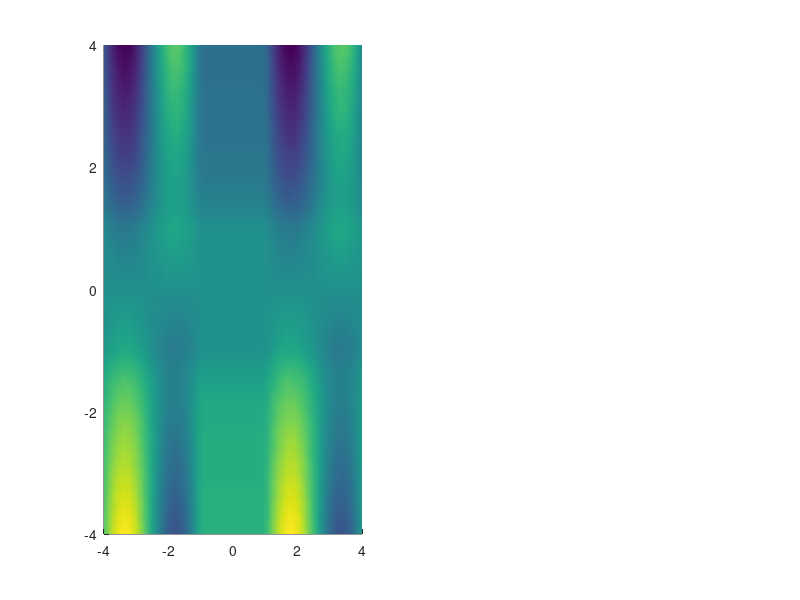

This chart was generated by the following MATLAB code: (Note: this script raises an error after producing the figure.)
%Representation of the function (explicit in this casae)

[x,y]=ndgrid(linspace(-4,4,50),linspace(-4,4,50));
z= y.*sin((abs(x+1)-abs(x-1)-2*x))+...
    atan(abs(y+1)-abs(y-1)-2*y);
% z= ((abs(x+1)-abs(x-1)-2*x))+...
%     (abs(y+1)-abs(y-1)-2*y);
figure(1)
clf
subplot(1,2,1)
hold on

resultsurf=surface(x,y,z);
shading interp
alpha 0.4
view(73,36)
set(resultsurf,'EdgeColor',[0.75,0.75,0.75]);

hold on
espi=1e-12 %treating the numerical errors
contour(x,y,z,[-espi,0,epsi],'k','LineWidth',3)
title('Explicit degenerate function, BruteForce and counture plot')
%% ---------------MDBM solution in case of degenare function
ax=[];
%tolerance problem
ax(1).val=linspace(-4,4.00245335,3);
ax(2).val=linspace(-4,4.0015245,3);
% ax(1).val=linspace(-4,4,3);
% ax(2).val=linspace(-4,4,3);

bound_fuction_name=@foo_degenerate_1;
mdbm_opts=mdbmset('zerotreshold',1e-10);
Niteration=5;% number of iteration
mdbm_sol=mdbm(ax,bound_fuction_name,Niteration,mdbm_opts);
subplot(1,2,2)
plotobject=plot_mdbm(mdbm_sol,[],[],2,[],[],0);% 2 is for surface elemnts, the last zero for "no interpolation of the solution"
shading interp
hold on
plotobject=plot_mdbm(mdbm_sol,'k',[],1,[],[],0);% 1 is for line elemnts, the last zero for "no interpolation of the solution"
set(plotobject(1),'LineWidth',2)

% Triangulated degenerate surface sements

%plotting all the point where the function is evaluated
evalpos=axialpos(mdbm_sol.ax,mdbm_sol.vectindex);
X=evalpos(1,:);
Y=evalpos(2,:);
Z=mdbm_sol.HC;

epsilon=mdbm_sol.opt.zerotreshold;
hold on
plot3(X(Z>epsilon),Y(Z>epsilon),Z(Z>epsilon),'r.')
plot3(X(Z<-epsilon),Y(Z<-epsilon),Z(Z<-epsilon),'g.')
plot3(X(abs(Z)<epsilon),Y(abs(Z)<epsilon),Z(abs(Z)<epsilon),'m.')
view(73,36)
title('MDBM soltuion')
legend({'sol','gradient', 'evaluated +', 'evaluated -', 'evaluated ~zero' },'Location','northwest','NumColumns',2)

function Z=foo_degenerate_1(ax)
%% version 1: simple calculate the function value(s) for each parameter points
Z=zeros(1,size(ax,2));
for k=1:size(ax,2)
    x=ax(1,k);
    y=ax(2,k);
    
    x1=abs(x+1)-abs(x-1)-2*x;
    y1=abs(y+1)-abs(y-1)-2*y;

    Z(k)=y*sin(x1)+atan(y1);

end

end